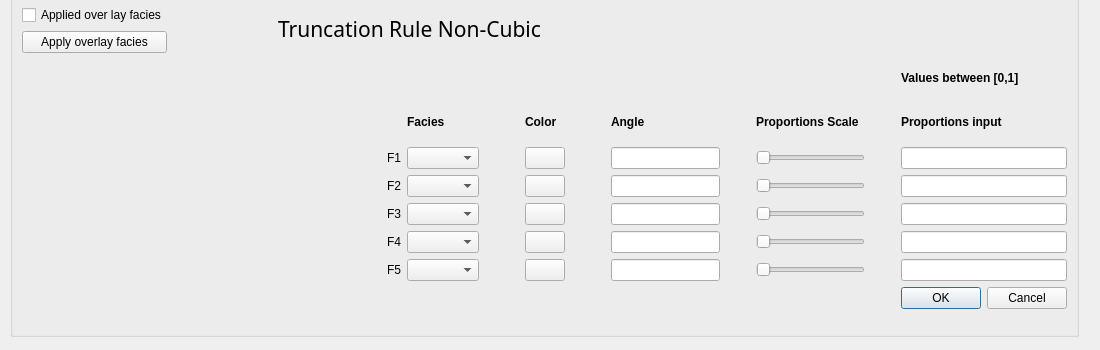
<?xml version="1.0" encoding="UTF-8"?>
<ui version="4.0">
 <class>NonCubicTruncationRule</class>
 <widget class="QWidget" name="NonCubicTruncationRule">
  <property name="geometry">
   <rect>
    <x>0</x>
    <y>0</y>
    <width>1100</width>
    <height>350</height>
   </rect>
  </property>
  <property name="windowTitle">
   <string>Non-cubic truncation rule</string>
  </property>
  <widget class="QGroupBox" name="truncation_rule_non_cubic">
   <property name="geometry">
    <rect>
     <x>10</x>
     <y>-10</y>
     <width>1069</width>
     <height>347</height>
    </rect>
   </property>
   <layout class="QFormLayout" name="formLayout">
    <item row="3" column="0">
     <widget class="Plot" name="m_plot_truncation_rule_non_cubic" native="true">
      <property name="minimumSize">
       <size>
        <width>250</width>
        <height>250</height>
       </size>
      </property>
     </widget>
    </item>
    <item row="1" column="0">
     <layout class="QGridLayout" name="layout_apply_overlay_facies">
      <item row="1" column="0">
       <widget class="QPushButton" name="m_button_apply_overlay_facies">
        <property name="text">
         <string>Apply overlay facies</string>
        </property>
       </widget>
      </item>
      <item row="0" column="0">
       <widget class="QCheckBox" name="m_toggle_apply_overlay_facies">
        <property name="text">
         <string>Applied over lay facies</string>
        </property>
       </widget>
      </item>
     </layout>
    </item>
    <item row="1" column="1">
     <widget class="QLabel" name="label_truncation_rule_non_cubic">
      <property name="font">
       <font>
        <family>Abyssinica SIL</family>
        <pointsize>16</pointsize>
        <weight>50</weight>
        <bold>false</bold>
       </font>
      </property>
      <property name="text">
       <string>Truncation Rule Non-Cubic</string>
      </property>
     </widget>
    </item>
    <item row="3" column="1">
     <layout class="QGridLayout" name="layout_truncation_rule_non_cubic">
      <item row="3" column="1">
       <widget class="QLabel" name="label_F1">
        <property name="text">
         <string>F1</string>
        </property>
       </widget>
      </item>
      <item row="3" column="2">
       <widget class="QComboBox" name="m_choose_F1"/>
      </item>
      <item row="4" column="4">
       <widget class="QPushButton" name="m_color_button_F2"/>
      </item>
      <item row="3" column="4">
       <widget class="QPushButton" name="m_color_button_F1"/>
      </item>
      <item row="3" column="6">
       <widget class="QLineEdit" name="m_edit_angle_F1"/>
      </item>
      <item row="7" column="4">
       <widget class="QPushButton" name="m_color_button_F5"/>
      </item>
      <item row="3" column="10">
       <widget class="QLineEdit" name="m_edit_proportion_F1"/>
      </item>
      <item row="4" column="2">
       <widget class="QComboBox" name="m_choose_F2"/>
      </item>
      <item row="3" column="8">
       <widget class="QSlider" name="m_slider_F1">
        <property name="orientation">
         <enum>Qt::Horizontal</enum>
        </property>
       </widget>
      </item>
      <item row="6" column="10">
       <widget class="QLineEdit" name="m_edit_proportion_F4"/>
      </item>
      <item row="4" column="6">
       <widget class="QLineEdit" name="m_edit_angle_F2"/>
      </item>
      <item row="6" column="4">
       <widget class="QPushButton" name="m_color_button_F4"/>
      </item>
      <item row="4" column="1">
       <widget class="QLabel" name="label_F2">
        <property name="text">
         <string>F2</string>
        </property>
       </widget>
      </item>
      <item row="4" column="10">
       <widget class="QLineEdit" name="m_edit_proportion_F2"/>
      </item>
      <item row="5" column="2">
       <widget class="QComboBox" name="m_choose_F3"/>
      </item>
      <item row="4" column="8">
       <widget class="QSlider" name="m_slider_F2">
        <property name="orientation">
         <enum>Qt::Horizontal</enum>
        </property>
       </widget>
      </item>
      <item row="5" column="6">
       <widget class="QLineEdit" name="m_edit_angle_F3"/>
      </item>
      <item row="5" column="4">
       <widget class="QPushButton" name="m_color_button_F3"/>
      </item>
      <item row="5" column="1">
       <widget class="QLabel" name="label_F3">
        <property name="text">
         <string>F3</string>
        </property>
       </widget>
      </item>
      <item row="5" column="10">
       <widget class="QLineEdit" name="m_edit_proportion_F3"/>
      </item>
      <item row="6" column="2">
       <widget class="QComboBox" name="m_choose_F4"/>
      </item>
      <item row="5" column="8">
       <widget class="QSlider" name="m_slider_F3">
        <property name="orientation">
         <enum>Qt::Horizontal</enum>
        </property>
       </widget>
      </item>
      <item row="6" column="6">
       <widget class="QLineEdit" name="m_edit_angle_F4"/>
      </item>
      <item row="6" column="1">
       <widget class="QLabel" name="label_F4">
        <property name="text">
         <string>F4</string>
        </property>
       </widget>
      </item>
      <item row="7" column="2">
       <widget class="QComboBox" name="m_choose_F5"/>
      </item>
      <item row="6" column="8">
       <widget class="QSlider" name="m_slider_F4">
        <property name="orientation">
         <enum>Qt::Horizontal</enum>
        </property>
       </widget>
      </item>
      <item row="7" column="6">
       <widget class="QLineEdit" name="m_edit_angle_F5"/>
      </item>
      <item row="7" column="10">
       <widget class="QLineEdit" name="m_edit_proportion_F5"/>
      </item>
      <item row="7" column="1">
       <widget class="QLabel" name="label_F5">
        <property name="text">
         <string>F5</string>
        </property>
       </widget>
      </item>
      <item row="7" column="8">
       <widget class="QSlider" name="m_slider_F5">
        <property name="orientation">
         <enum>Qt::Horizontal</enum>
        </property>
       </widget>
      </item>
      <item row="2" column="2">
       <widget class="QLabel" name="label_facies">
        <property name="font">
         <font>
          <weight>75</weight>
          <bold>true</bold>
         </font>
        </property>
        <property name="text">
         <string>Facies</string>
        </property>
       </widget>
      </item>
      <item row="2" column="4">
       <widget class="QLabel" name="label_color">
        <property name="font">
         <font>
          <weight>75</weight>
          <bold>true</bold>
         </font>
        </property>
        <property name="text">
         <string>Color</string>
        </property>
       </widget>
      </item>
      <item row="2" column="6">
       <widget class="QLabel" name="label_angle">
        <property name="font">
         <font>
          <weight>75</weight>
          <bold>true</bold>
         </font>
        </property>
        <property name="text">
         <string>Angle</string>
        </property>
       </widget>
      </item>
      <item row="2" column="10">
       <widget class="QLabel" name="label_proportions_input">
        <property name="font">
         <font>
          <weight>75</weight>
          <bold>true</bold>
         </font>
        </property>
        <property name="text">
         <string>Proportions input</string>
        </property>
       </widget>
      </item>
      <item row="2" column="8">
       <widget class="QLabel" name="label_proportions_scale">
        <property name="font">
         <font>
          <weight>75</weight>
          <bold>true</bold>
         </font>
        </property>
        <property name="text">
         <string>Proportions Scale</string>
        </property>
       </widget>
      </item>
      <item row="8" column="10">
       <widget class="QDialogButtonBox" name="m_buttons_ok_cancel">
        <property name="standardButtons">
         <set>QDialogButtonBox::Cancel|QDialogButtonBox::Ok</set>
        </property>
       </widget>
      </item>
      <item row="1" column="10">
       <widget class="QLabel" name="label_values_between">
        <property name="font">
         <font>
          <weight>75</weight>
          <bold>true</bold>
         </font>
        </property>
        <property name="text">
         <string>Values between [0,1]</string>
        </property>
       </widget>
      </item>
      <item row="2" column="5">
       <spacer name="spacer_color">
        <property name="orientation">
         <enum>Qt::Horizontal</enum>
        </property>
        <property name="sizeType">
         <enum>QSizePolicy::Preferred</enum>
        </property>
        <property name="sizeHint" stdset="0">
         <size>
          <width>40</width>
          <height>20</height>
         </size>
        </property>
       </spacer>
      </item>
      <item row="2" column="7">
       <spacer name="spacer_angle">
        <property name="orientation">
         <enum>Qt::Horizontal</enum>
        </property>
        <property name="sizeType">
         <enum>QSizePolicy::Preferred</enum>
        </property>
        <property name="sizeHint" stdset="0">
         <size>
          <width>30</width>
          <height>20</height>
         </size>
        </property>
       </spacer>
      </item>
      <item row="2" column="9">
       <spacer name="spacer_proportions_scale">
        <property name="orientation">
         <enum>Qt::Horizontal</enum>
        </property>
        <property name="sizeType">
         <enum>QSizePolicy::Preferred</enum>
        </property>
        <property name="sizeHint" stdset="0">
         <size>
          <width>30</width>
          <height>20</height>
         </size>
        </property>
       </spacer>
      </item>
      <item row="2" column="3">
       <spacer name="spacer_facies">
        <property name="orientation">
         <enum>Qt::Horizontal</enum>
        </property>
        <property name="sizeType">
         <enum>QSizePolicy::Preferred</enum>
        </property>
        <property name="sizeHint" stdset="0">
         <size>
          <width>40</width>
          <height>20</height>
         </size>
        </property>
       </spacer>
      </item>
      <item row="6" column="0">
       <spacer name="horizontalSpacer">
        <property name="orientation">
         <enum>Qt::Horizontal</enum>
        </property>
        <property name="sizeHint" stdset="0">
         <size>
          <width>1</width>
          <height>20</height>
         </size>
        </property>
       </spacer>
      </item>
     </layout>
    </item>
   </layout>
  </widget>
 </widget>
 <customwidgets>
  <customwidget>
   <class>Plot</class>
   <extends>QWidget</extends>
   <header location="global">src/gui/wrappers/base_classes/plot.h</header>
   <container>1</container>
  </customwidget>
 </customwidgets>
 <tabstops>
  <tabstop>m_toggle_apply_overlay_facies</tabstop>
  <tabstop>m_button_apply_overlay_facies</tabstop>
  <tabstop>m_choose_F1</tabstop>
  <tabstop>m_choose_F2</tabstop>
  <tabstop>m_choose_F3</tabstop>
  <tabstop>m_choose_F4</tabstop>
  <tabstop>m_choose_F5</tabstop>
  <tabstop>m_color_button_F1</tabstop>
  <tabstop>m_color_button_F2</tabstop>
  <tabstop>m_color_button_F3</tabstop>
  <tabstop>m_color_button_F4</tabstop>
  <tabstop>m_color_button_F5</tabstop>
  <tabstop>m_edit_angle_F1</tabstop>
  <tabstop>m_edit_angle_F2</tabstop>
  <tabstop>m_edit_angle_F3</tabstop>
  <tabstop>m_edit_angle_F4</tabstop>
  <tabstop>m_edit_angle_F5</tabstop>
  <tabstop>m_slider_F1</tabstop>
  <tabstop>m_slider_F2</tabstop>
  <tabstop>m_slider_F3</tabstop>
  <tabstop>m_slider_F4</tabstop>
  <tabstop>m_slider_F5</tabstop>
  <tabstop>m_edit_proportion_F1</tabstop>
  <tabstop>m_edit_proportion_F2</tabstop>
  <tabstop>m_edit_proportion_F3</tabstop>
  <tabstop>m_edit_proportion_F4</tabstop>
  <tabstop>m_edit_proportion_F5</tabstop>
 </tabstops>
 <resources/>
 <connections/>
</ui>
